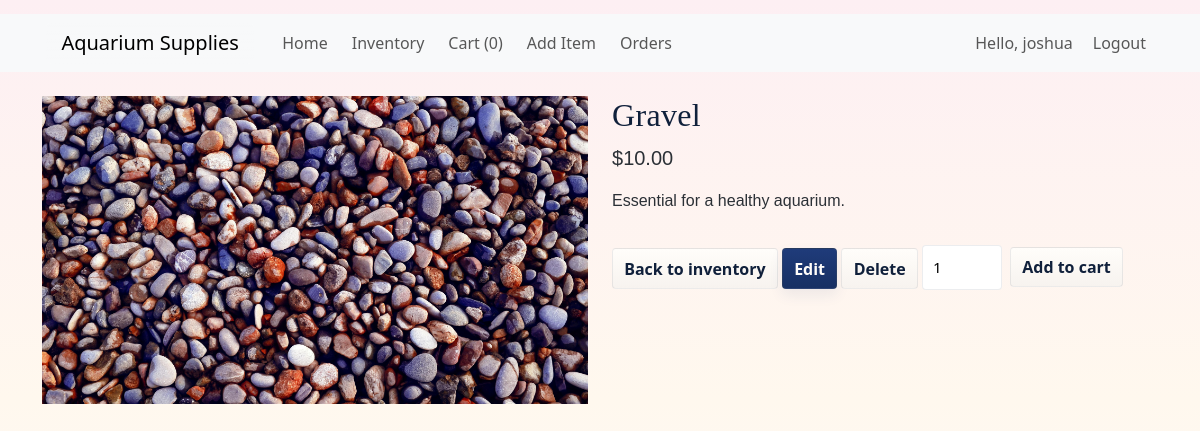
Page /product/3 (signed in) on the committed database.
### tables this page shows
CREATE TABLE items (
        id INTEGER PRIMARY KEY AUTOINCREMENT,
        name TEXT NOT NULL,
        price REAL NOT NULL DEFAULT 0,
        image TEXT,
        description TEXT
    );

### app.py (the view)
@app.route("/product/<int:item_id>")
@login_required
def product_detail(item_id):
    item = get_item_by_id(item_id)
    if not item:
        return "Product not found", 404
    return render_template("product_detail.html", item=item)

### app.py (called while the page is built)
def get_db():
    db = getattr(g, "_database", None)
    if db is None:
        db = g._database = sqlite3.connect(DATABASE)
        db.row_factory = sqlite3.Row
    return db

def row_to_dict(row: sqlite3.Row):
    if row is None:
        return None
    return {k: row[k] for k in row.keys()}

def ensure_users_have_is_admin_column(db):
    try:
        cur = db.execute("PRAGMA table_info(users)")
        rows = cur.fetchall()
        cols = [r["name"] for r in rows]
        if "is_admin" not in cols:
            db.execute("ALTER TABLE users ADD COLUMN is_admin INTEGER DEFAULT 0")
            db.commit()
    except sqlite3.OperationalError:
        pass

@app.teardown_appcontext
def close_connection(exception):
    db = getattr(g, "_database", None)
    if db is not None:
        db.close()

def login_required(f):
    @wraps(f)
    def decorated_function(*args, **kwargs):
        if not session.get("user_id"):
            return redirect(url_for("login", next=request.path))
        return f(*args, **kwargs)
    return decorated_function

def get_item_by_id(item_id):
    db = get_db()
    cur = db.execute("SELECT * FROM items WHERE id = ?", (item_id,))
    row = cur.fetchone()
    return row_to_dict(row)

@app.before_request
def ensure_db_on_request():
    init_db()

### templates/product_detail.html (shortened to what this page needs)
{% extends "base.html" %}
{% block content %}
<div class="row">
  <div class="col-md-6">
    {% if item.image %}
      <img src="{{ url_for('static', filename='images/' ~ item.image) }}" class="img-fluid" alt="{{ item.name }}">
    {% else %}
      <img src="{{ url_for('static', filename='images/default.svg') }}" class="img-fluid" alt="{{ item.name }}">
    {% endif %}
  </div>
  <div class="col-md-6">
    <h2>{{ item.name }}</h2>
    <p class="lead">${{ "%.2f"|format(item.price) }}</p>
    <p>{{ item.description }}</p>
    <a class="btn btn-outline-secondary" href="{{ url_for('inventory') }}">Back to inventory</a>
    <a class="btn btn-primary" href="{{ url_for('edit_item', item_id=item.id) }}">Edit</a>
    <form action="{{ url_for('remove_item', item_id=item.id) }}" method="post" class="d-inline" onsubmit="return confirm('Delete this item?');">
      <button class="btn btn-danger">Delete</button>
    </form>
    <form action="{{ url_for('add_to_cart', item_id=item.id) }}" method="post" class="mt-3 d-inline-flex align-items-center">
      <input type="number" name="qty" value="1" min="1" style="width:80px; margin-right:8px;">
      <button class="btn btn-success" type="submit">Add to cart</button>
    </form>
  </div>
</div>
{% endblock %}

### static/japanese.css (style rules this page uses)
body { background: linear-gradient(180deg, #FDEFF3 0%, #FFF8EE 50%, #F6F9FF 100%); position: relative; overflow-x: hidden; padding-bottom: 140px; color: #222831; font-family: "Noto Sans JP", system-ui, -apple-system, "Segoe UI", Roboto, "Helvetica Neue", Arial, sans-serif; -webkit-font-smoothing:antialiased; -moz-osx-font-smoothing:grayscale; }
body::after { content: ""; position: fixed; inset: 0; background-image: url("/static/images/washi.png"); background-repeat: repeat; opacity: 0.08; pointer-events: none; z-index: -1; }
body::before { content: ""; position: fixed; left: 0; bottom: 0; width: 220%; height: 160px; background: url("/static/images/ukiyoe-wave.svg") repeat-x; background-size: auto 160px; animation: wave 18s linear infinite; pointer-events: none; z-index: 0; opacity: 0.9; }
h2, h3 { font-family: "Noto Serif JP", "Noto Sans JP", serif; color: #10203b; margin-bottom: 8px; letter-spacing: .01em; }
p, td, th, label { font-family: "Noto Sans JP", sans-serif; color: #2b3036; }
.btn, button, .btn-primary { display:inline-block; padding:.45rem .7rem; border-radius:4px; border: 1px solid rgba(16,32,59,0.08); background: linear-gradient(180deg, #fffdfa, #f7f3ef); color: #10203b; font-weight: 600; cursor: pointer; transition: transform .12s ease, box-shadow .12s ease; }
.btn.primary, .btn-primary { background: linear-gradient(180deg, #1f3b7a, #173063); color: #fffdfa; border: 1px solid rgba(212,175,55,0.08); box-shadow: 0 6px 14px rgba(31,59,122,0.08); }
input[type="text"], input[type="number"], textarea, select { width:100%; padding:10px; border:1px solid rgba(16,32,59,0.08); background: rgba(255,255,255,0.98); border-radius:4px; box-sizing:border-box; font-size:.95rem; }

### templates/base.html (style rules this page uses)
html, body { height: 100%; margin: 0; }
body { font-family: "Noto Sans JP", system-ui, -apple-system, "Segoe UI", Roboto, "Helvetica Neue", Arial, sans-serif; color: #222; background: linear-gradient(120deg, #FDEFF3 0%, #FFFAE6 35%, #E8F3FF 70%, #F0FFFF 100%); background-size: 300% 300%; animation: bgShift 12s ease infinite; -webkit-font-smoothing: antialiased; -moz-osx-font-smoothing: grayscale; min-height: 100vh; }

### rows in the picture
items: image (picture), name "Gravel", price "10.00", description "Essential for a healthy aquarium."

### other values in the picture
{{ session.get('cart')|length if session.get('cart') else 0 }} "0"
{{ session.get('username') }} "joshua"
